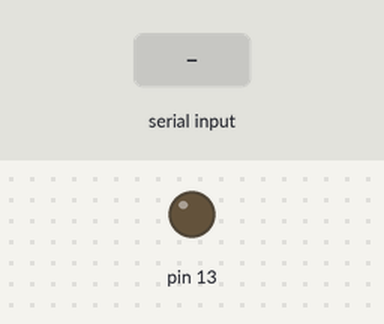
Bench run of a sketch on a simulated Arduino Uno, built with avr-gcc and run on an emulated ATmega328P. Shown: output pins drawn as LEDs (lit = HIGH). Inputs (shaded band) come from the test bench. What the sketch prints to the serial monitor is not drawn.

Above: at 1.2 s.
1.3 s: byte 1 (1) received over Serial
At 2.0 s:
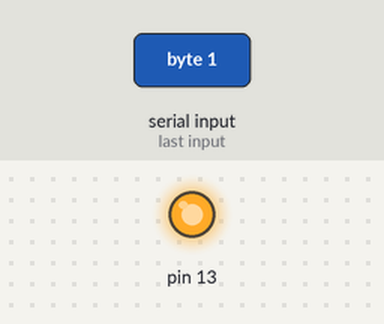
2.8 s: "1" received over Serial
At 3.2 s:
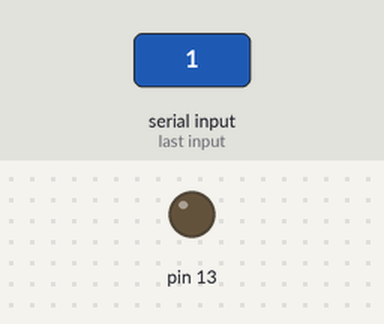
Timing chart, 0 to 5.8 s (numbered marks = the images above; inputs shaded):
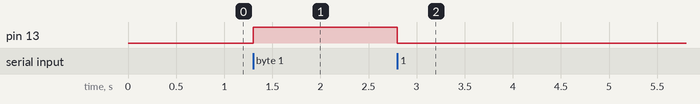

The sketch:

exp_5_smart_phone_code_.ino
```cpp
char data=0;
void setup()
{
  Serial.begin(9600);
  pinMode(13,OUTPUT);
}
void loop()
{
  if(Serial.available()>0)
  {
    data=Serial.read();
    Serial.println(data);
    if(data==1)
    {
      digitalWrite(13,HIGH);
    }
    else
    {
      digitalWrite(13,LOW);
    }
  }
}


    
```

Measured:
- after the input at 1.3 s, pin 13: LOW → HIGH at once
- after the input at 2.8 s, pin 13: HIGH → LOW at once
